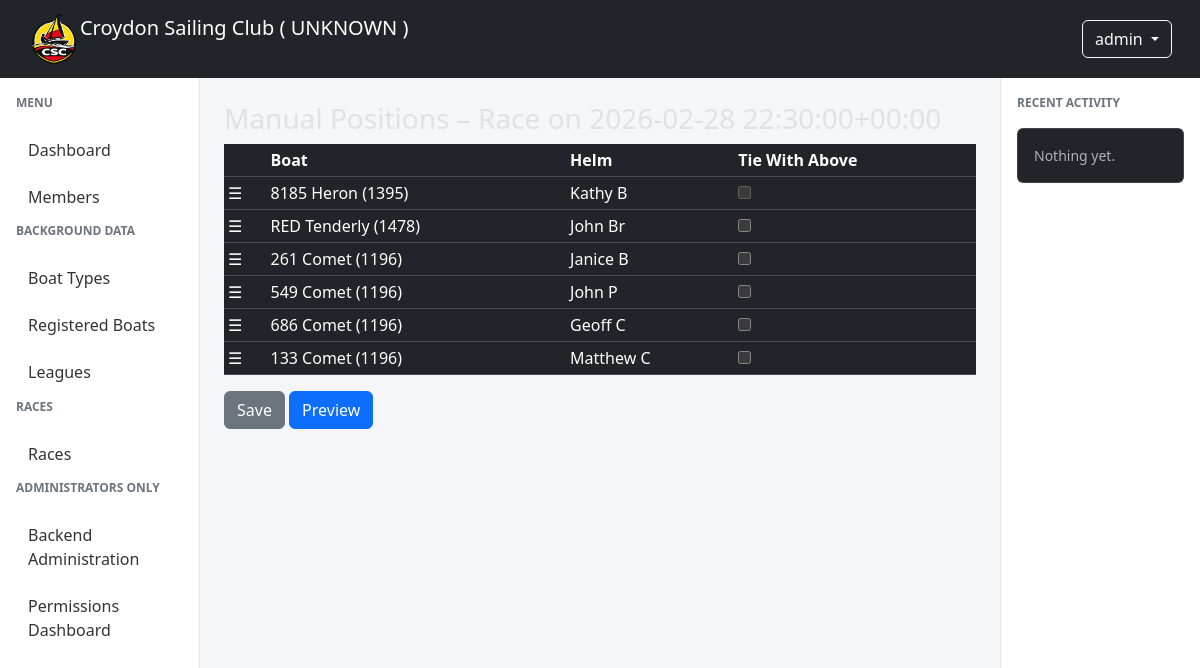
/races/35/results/manual/ (signed in), run on the app's committed database.
### members/models.py (models this page shows, shortened)
class Member(AbstractUser):
    username = models.CharField(
        max_length=150,
        unique=True,
        null=True,
        blank=True,
        verbose_name="Alias"
    )
    email = models.EmailField(
        unique=True,
        verbose_name="Email Address"
    )
    full_name = models.CharField(
        max_length=255,
        blank=True,
        help_text="Full name as an alternative to first and last name"
    )
    email_verified = models.BooleanField(
        default=False,
        help_text="Designates whether the user's email has been verified"
    )
    default_boat = models.ForeignKey(
        "races.RegisteredBoat",
        on_delete=models.SET_NULL,
        null=True,
        blank=True,
        related_name="default_for_members",
    )
    USERNAME_FIELD = "email"
    REQUIRED_FIELDS = ["username"]
    def get_short_name(self):
        return self.full_name or self.username or self.email

### races/models.py (models this page shows, shortened)
class Race(models.Model):
    event = models.OneToOneField(Event, on_delete=models.CASCADE)
    league = models.ForeignKey(
        "races.League",
        on_delete=models.SET_NULL,
        null=True,
        blank=True,
        related_name="races",
    )
    race_officer = models.ForeignKey(
        settings.AUTH_USER_MODEL,
        on_delete=models.SET_NULL,
        null=True,
        related_name="races_as_ro",
    )
    assistant_race_officer = models.ForeignKey(
        settings.AUTH_USER_MODEL,
        on_delete=models.SET_NULL,
        null=True,
        blank=True,
        related_name="races_as_aro",
    )
    class RaceStatus(models.TextChoices):
        DRAFT = "draft", "Draft"
        OPEN = "open", "Open"
        RUNNING = "running", "Running"
        FINISHED = "finished", "Finished"
        VERIFIED = "verified", "Verified"
        LOCKED = "locked", "Locked"
    status = models.CharField(
        max_length=20,
        choices=RaceStatus.choices,
        default=RaceStatus.DRAFT,
    )
    def __str__(self):
        return f"Race on {self.event.start_datetime}"

class Event(models.Model):
    class EventType(models.TextChoices):
        RACE = "race", "Race"
        MEETING = "meeting", "Meeting"
        WORKPARTY = "workparty", "Work Party"
    start_datetime = models.DateTimeField()
    type = models.CharField(max_length=20, choices=EventType.choices)
    created_by = models.ForeignKey(
        settings.AUTH_USER_MODEL,
        on_delete=models.SET_NULL,
        null=True,
        related_name="events_created",
    )
    created_at = models.DateTimeField(auto_now_add=True)
    is_active = models.BooleanField(default=True)

class ResultSetEntry(models.Model):
    result_set = models.ForeignKey(
        ResultSet,
        on_delete=models.CASCADE,
        related_name="entries"
    )
    race_entry = models.ForeignKey(
        "RaceEntry",
        on_delete=models.PROTECT
    )
    laps = models.IntegerField(null=True, blank=True)
    elapsed_seconds = models.IntegerField(null=True, blank=True)
    finish_position = models.IntegerField(null=True, blank=True)
    tied = models.BooleanField(default=False)
    corrected_seconds = models.FloatField(null=True, blank=True)

class RaceEntry(models.Model):
    race = models.ForeignKey(Race, on_delete=models.CASCADE, related_name="entries")
    helm = models.ForeignKey(
        settings.AUTH_USER_MODEL,
        on_delete=models.CASCADE,
        related_name="races_as_helm",
    )
    crew = models.ForeignKey(
        settings.AUTH_USER_MODEL,
        on_delete=models.SET_NULL,
        null=True,
        blank=True,
        related_name="races_as_crew",
    )
    boat = models.ForeignKey(
        "races.RegisteredBoat",
        on_delete=models.PROTECT,
    )
    boat_type_name = models.CharField(max_length=200)
    py_used = models.IntegerField()
    class ResultStatus(models.TextChoices):
        FINISHED = "finished", "Finished"
        DNF = "dnf", "Did Not Finish"
        DSQ = "dsq", "Disqualified"
    created_at = models.DateTimeField(auto_now_add=True)
    class Meta:
        constraints = [
            models.UniqueConstraint(fields=["race", "boat"], name="unique_boat_per_race"),
            models.UniqueConstraint(fields=["race", "helm"], name="unique_helm_per_race"),
        ]

class RegisteredBoat(models.Model):
    sail_number = models.CharField(max_length=20)
    boat_type = models.ForeignKey(BoatType,on_delete=models.CASCADE)
    def __str__(self):
        return f'{self.sail_number} {self.boat_type}'

class BoatType(models.Model):
    name = models.CharField(max_length=100)
    description = models.CharField(max_length=255, blank=True)
    py = models.IntegerField(
        "Portsmouth Yardstick",
        validators=[
            MinValueValidator(1000),
            MaxValueValidator(2000),
        ],
    )
    def __str__(self):
        return f'{self.name} ({self.py})'

### races/views.py (the view, shortened to what this page needs)
# urls.py: path("<int:pk>/results/manual/", manual_results, name="race-results-manual"),
def manual_results(request, pk):
    race = get_object_or_404(Race, pk=pk)
    user = request.user
    result_set, created = ResultSet.objects.get_or_create(
        race=race,
        created_by=user,
        source=ResultSet.Source.MANUAL_POSITION,
    )
    entries = list(
        result_set.entries
        .select_related("race_entry__boat", "race_entry__helm")
        .order_by("finish_position", "id")
    )
    preview = None
    return render(request, "races/manual_results.html", {
        "race": race,
        "result_set": result_set,
        "entries": entries,
        "preview": preview,
    })

### csc_manager/context_processors.py (called while the page is built)
def template_settings(request):
    return {
        name: getattr(settings, name)
        for name in getattr(settings, "TEMPLATE_VISIBLE_SETTINGS", [])
    }

### races/templates/races/manual_results.html (shortened to what this page needs)
{% extends "base.html" %}
{% block content %}
<h3>Manual Positions – {{ race }}</h3>
<form method="post" id="manual-form">
<table class="table table-sm">
<thead>
<tr>
    <th></th>
    <th>Boat</th>
    <th>Helm</th>
    <th>Tie With Above</th>
</tr>
</thead>
<tbody id="sortable-body">
{% for row in entries %}
<tr data-id="{{ row.id }}"
    class="{% if row.tied %}tied-row{% endif %}">
    <td style="cursor:grab;">☰</td>
    <td>{{ row.race_entry.boat }}</td>
    <td>{{ row.race_entry.helm.username }}</td>
    <td>
        <input type="checkbox"
            class="tie-checkbox"
            {% if forloop.first %}disabled{% endif %}
            {% if row.tied %}checked{% endif %}>
    </td>
</tr>
{% endfor %}
</tbody>
</table>
<button name="action" value="save" class="btn btn-secondary">
    Save
</button>
<button name="action" value="preview" class="btn btn-primary">
    Preview
</button>
</form>
{% endblock %}

### csc_manager/templates/base.html (shortened to what this page needs)
{% load bootstrap5 %}
{% load static %}
<!DOCTYPE html>
<html lang="en" data-bs-theme="dark">
<head>
    {% bootstrap_css %}
    <link href="https://cdn.jsdelivr.net/npm/bootstrap-icons@1.11.3/font/bootstrap-icons.css" rel="stylesheet">
</head>
<body>
<nav class="navbar navbar-expand-lg navbar-dark bg-dark px-3">
    <div class="container-fluid m">
        <a class="navbar-brand d-flex align-items-centre" href="/">
            <img src="{% static 'img/csc_logo_cropped.png' %}" class="logo"> Croydon Sailing Club ( {{ ENVIRONMENT }} )
        </a>
        <div class="ms-auto">
            {% if user.is_authenticated %}
            <div class="dropdown">
                <a class="btn btn-outline-light dropdown-toggle"
                   data-bs-toggle="dropdown">
                    {{ user.get_short_name|default:user.email }}
                </a>
            </div>
            {% else %}
                <a class="btn btn-outline-light" href="{% url 'login' %}">
                    Login
                </a>
            {% endif %}
        </div>
    </div>
</nav>
<div class="container-fluid">
    <div class="row">
        <div class="col-lg-2 d-none d-lg-block sidebar p-3">
            {% include "components/sidebar_menu.html" %}
        </div>
        <main class="col-lg-8 col-12 p-4">
            {% block content %}{% endblock %}
        </main>
        <div class="col-lg-2 d-none d-lg-block activity-panel p-3">
            <div class="sidebar-title">Recent Activity</div>
            {% block rightpanel %}
            <div class="card">
                <div class="card-body small text-muted">
                    Nothing yet.
                </div>
            </div>
            {% endblock %}
        </div>
    </div>
</div>
</body>
</html>

### csc_manager/templates/base.html (style rules this page uses)
body { background-color: #f4f6f9; }
.logo { height: 52px; width: auto; max-width: none; display: block; }
.sidebar { min-height: calc(100vh - 56px); border-right: 1px solid #e5e5e5; background: white; }
.sidebar-title { font-size: 0.75rem; font-weight: 600; text-transform: uppercase; color: #6c757d; margin-bottom: 1rem; }
.activity-panel { background: white; border-left: 1px solid #e5e5e5; min-height: calc(100vh - 56px); }
.activity-panel .card { margin-bottom: 0.75rem; }
.navbar-brand { flex: 0 0 auto; max-width: none; }
.navbar-brand img { max-width: none !important; }
.navbar > .container-fluid { flex-wrap: nowrap; }

### data on the page
Member: get_short_name "admin"
Race: event.start_datetime "Race on 2026-02-28 22:30:00+00:00"
ResultSetEntry: race_entry.boat "8185 Heron (1395)", race_entry.helm.username "Kathy B"
ResultSetEntry: race_entry.boat "RED Tenderly (1478)", race_entry.helm.username "John Br"
ResultSetEntry: race_entry.boat "261 Comet (1196)", race_entry.helm.username "Janice B"
ResultSetEntry: race_entry.boat "549 Comet (1196)", race_entry.helm.username "John P"
ResultSetEntry: race_entry.boat "686 Comet (1196)", race_entry.helm.username "Geoff C"
ResultSetEntry: race_entry.boat "133 Comet (1196)", race_entry.helm.username "Matthew C"

### other printed values
{{ ENVIRONMENT }} "UNKNOWN"
